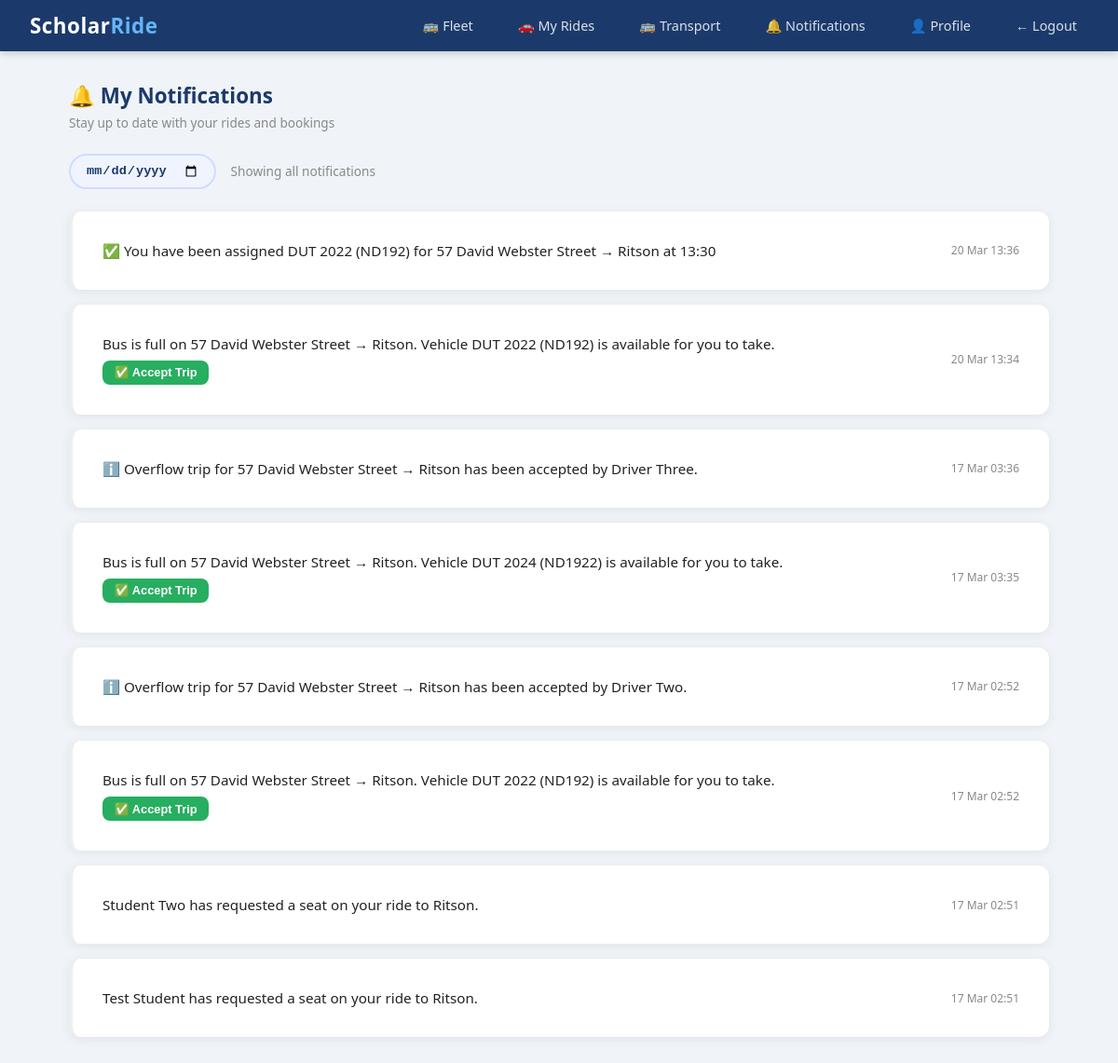
The app's page /notifications (signed in), older data.
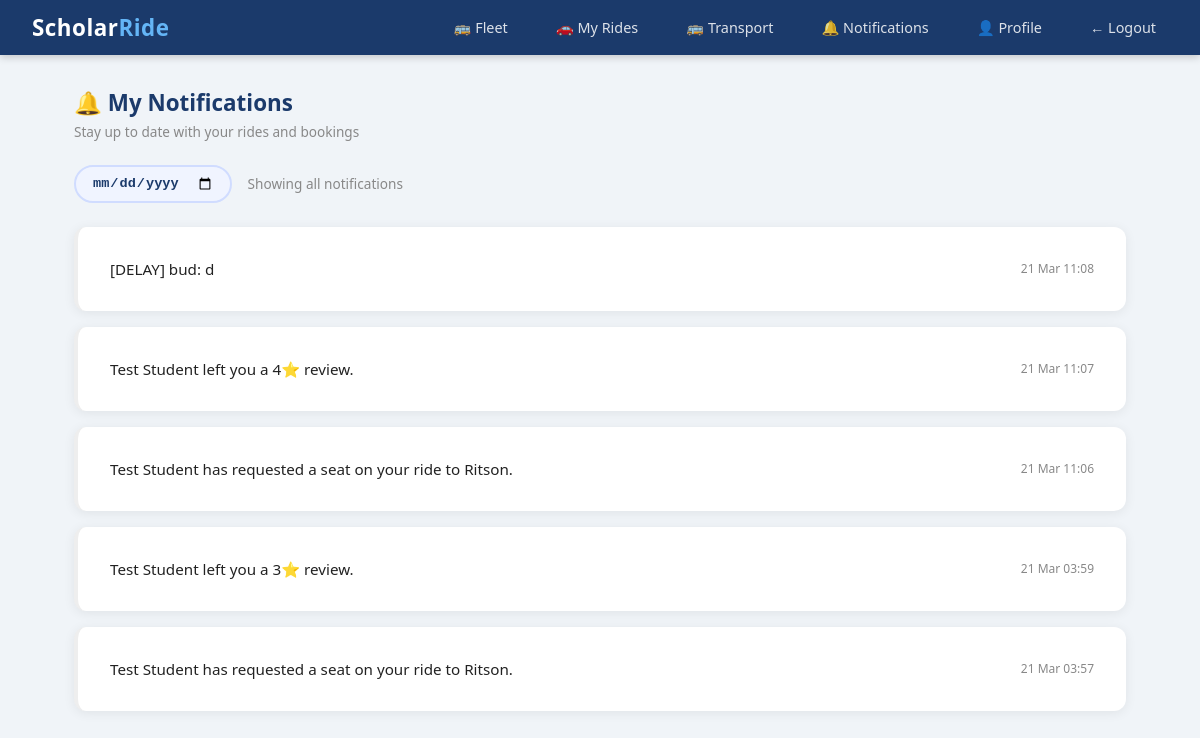
The same page, newer data.
### scholar_ride/models.py (models this page shows)
class Notification(db.Model):
    id = db.Column(db.Integer, primary_key=True)
    user_id = db.Column(db.Integer, db.ForeignKey('user.id'), nullable=False)
    message = db.Column(db.Text, nullable=False)
    is_read = db.Column(db.Boolean, default=False)
    created_at = db.Column(db.DateTime, default=sast_now)

### scholar_ride/routes/notifications.py (the view, shortened to what this page needs)
@notifications.route('/notifications')
@login_required
def index():
    selected_date = request.args.get('date', '')
    query = Notification.query.filter_by(user_id=current_user.id)
    notifs = query.order_by(Notification.created_at.desc()).all()
    for n in notifs:
        n.is_read = True
    db.session.commit()
    return render_template('notifications.html', notifications=notifs, selected_date=selected_date)

### scholar_ride/models.py (called while the page is built)
@login_manager.user_loader
def load_user(user_id):
    return User.query.get(int(user_id))

### scholar_ride/templates/notifications.html (shortened to what this page needs)
{% extends "base.html" %}
{% block content %}
<div class="page-header d-flex justify-between align-center mb-3">
    <div>
        <h4 style="color:#1B3A6B; margin-bottom:0.25rem;">🔔 My Notifications</h4>
        <p class="text-muted">Stay up to date with your rides and bookings</p>
    </div>
</div>
<div style="display:flex; align-items:center; gap:1rem; margin-bottom:1.5rem; flex-wrap:wrap;">
    <form method="GET" action="/notifications" style="display:flex; gap:0.75rem; align-items:center; flex-wrap:wrap;">
        <div style="position:relative;">
            <input type="date" name="date" value="{{ selected_date }}"
                   style="padding:0.5rem 1rem; border-radius:20px; border:2px solid #d0dcff;
                          font-size:0.85rem; font-weight:600; color:#1B3A6B;
                          background:#f0f4ff; outline:none; cursor:pointer;"
                   onchange="this.form.submit()">
        </div>
    </form>
    {% if selected_date %}
    <span style="font-size:0.85rem; color:#888;">
        Showing notifications for
        <strong style="color:#1B3A6B;">
            {{ selected_date | replace('-', '/') }}
        </strong>
    </span>
    {% else %}
    <span style="font-size:0.85rem; color:#888;">Showing all notifications</span>
    {% endif %}
</div>
{% if notifications %}
    {% for notif in notifications %}
    <div class="card mb-2 p-3" style="border-left: 4px solid {% if not notif.is_read %}#1B3A6B{% else %}#eee{% endif %};">
        <div class="d-flex justify-content-between align-center">
           <div style="font-size:0.95rem; flex:1;">
                {% if 'OVERFLOW|' in notif.message %}
                    {% set parts = notif.message.split('|') %}
                    {% set overflow_id = parts[1] %}
                    {% set msg_text = parts[2] %}
                    <span>{{ msg_text }}</span>
                    <form method="POST" action="/rides/overflow/{{ overflow_id }}/accept" style="margin-top:0.5rem;">
                        <button type="submit" class="btn btn-sm btn-success">✅ Accept Trip</button>
                    </form>
                {% else %}
                    {{ notif.message }}
                {% endif %}
            </div>
            <small class="text-muted" style="white-space:nowrap; font-size:0.75rem;">
                {{ notif.created_at.strftime('%d %b %H:%M') }}
            </small>
        </div>
    </div>
    {% endfor %}
{% endif %}
{% endblock %}

Row changes from the older to the newer data that the page shows:
removed Notification: message "✅ You have been assigned DUT 2022 (ND192) for 57 David Webster Street → Ritson at 13:30", created_at "20 Mar 13:36"
removed Notification: msg_text "Bus is full on 57 David Webster Street → Ritson. Vehicle DUT 2022 (ND192) is available for you to take.", created_at "20 Mar 13:34"
removed Notification: message "ℹ️ Overflow trip for 57 David Webster Street → Ritson has been accepted by Driver Three.", created_at "17 Mar 03:36"
no longer on this page (row edited): Notification: msg_text "Bus is full on 57 David Webster Street → Ritson. Vehicle DUT 2024 (ND1922) is available for you to take.", created_at "17 Mar 03:35"
no longer on this page (row edited): Notification: message "ℹ️ Overflow trip for 57 David Webster Street → Ritson has been accepted by Driver Two.", created_at "17 Mar 02:52"
no longer on this page (row edited): Notification: msg_text "Bus is full on 57 David Webster Street → Ritson. Vehicle DUT 2022 (ND192) is available for you to take.", created_at "17 Mar 02:52"
no longer on this page (row edited): Notification: message "Student Two has requested a seat on your ride to Ritson.", created_at "17 Mar 02:51"
now on this page (row edited): Notification: message "[DELAY] bud: d", created_at "21 Mar 11:08"
now on this page (row edited): Notification: message "Test Student left you a 4⭐ review.", created_at "21 Mar 11:07"
now on this page (row edited): Notification: message "Test Student has requested a seat on your ride to Ritson.", created_at "21 Mar 11:06"
now on this page (row edited): Notification: message "Test Student left you a 3⭐ review.", created_at "21 Mar 03:59"
changed Notification: created_at "17 Mar 02:51" → "21 Mar 03:57"
